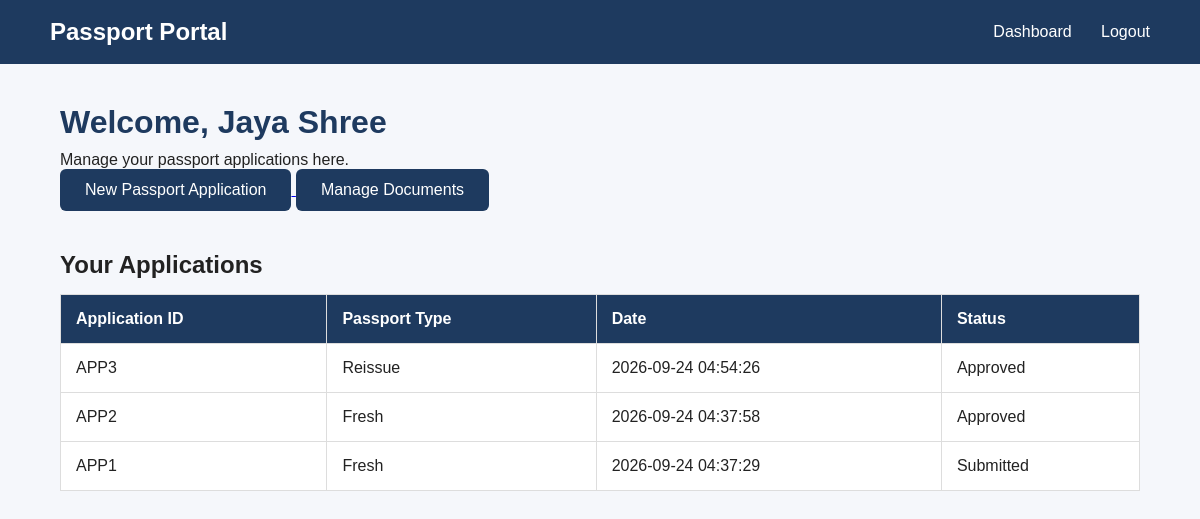
Page /dashboard (signed in) on the committed database.
### tables this page shows
CREATE TABLE applications (
            application_id INTEGER PRIMARY KEY AUTOINCREMENT,
            applicant_id INTEGER NOT NULL,
            passport_type TEXT NOT NULL,
            application_date TIMESTAMP DEFAULT CURRENT_TIMESTAMP,
            status TEXT DEFAULT 'Submitted',

            FOREIGN KEY (applicant_id)
            REFERENCES applicants(applicant_id)
        );

### app.py (the view)
@app.route("/dashboard")
def dashboard():
    if "applicant_id" not in session:
        return redirect("/login")
    conn = get_db()
    applications = conn.execute("""
        SELECT *
        FROM applications
        WHERE applicant_id = ?
        ORDER BY application_date DESC
    """, (session["applicant_id"],)).fetchall()
    conn.close()
    return render_template(
        "dashboard.html",
        applications=applications
    )

### app.py (called while the page is built)
def get_db():
    conn = sqlite3.connect(DATABASE)
    conn.row_factory = sqlite3.Row
    return conn

### templates/dashboard.html (shortened to what this page needs)
<!DOCTYPE html>
<html>
<head>
    <link rel="stylesheet"
          href="{{ url_for('static', filename='style.css') }}">
</head>
<body>
<div class="navbar">
    <h2>Passport Portal</h2>
    <div>
        <a href="/dashboard">Dashboard</a>
        <a href="/logout">Logout</a>
    </div>
</div>
<div class="dashboard">
    <h1>Welcome, {{ session["name"] }}</h1>
    <p>
        Manage your passport applications here.
    </p>
    <a href="/apply">
        <button>New Passport Application</button>
    </a>
    <a href="/documents">
    <button>Manage Documents</button>
</a>
    <h2>Your Applications</h2>
    <table>
        <tr>
            <th>Application ID</th>
            <th>Passport Type</th>
            <th>Date</th>
            <th>Status</th>
        </tr>
        {% for application in applications %}
        <tr>
            <td>
                APP{{ application["application_id"] }}
            </td>
            <td>
                {{ application["passport_type"] }}
            </td>
            <td>
                {{ application["application_date"] }}
            </td>
            <td>
                {{ application["status"] }}
            </td>
        </tr>
        {% endfor %}
    </table>
</div>
</body>
</html>

### static/style.css (style rules this page uses)
* { box-sizing: border-box; margin: 0; padding: 0; font-family: Arial, sans-serif; }
body { background: #f5f7fb; color: #222; }
.navbar { background: #1e3a5f; color: white; padding: 18px 50px; display: flex; justify-content: space-between; align-items: center; }
.navbar a { color: white; text-decoration: none; margin-left: 25px; }
button { background: #1e3a5f; color: white; border: none; padding: 12px 25px; border-radius: 6px; cursor: pointer; font-size: 16px; }
.dashboard { width: 90%; margin: 40px auto; }
.dashboard h1 { color: #1e3a5f; margin-bottom: 10px; }
.dashboard h2 { margin-top: 40px; margin-bottom: 15px; }
table { width: 100%; background: white; border-collapse: collapse; }
th, td { padding: 15px; border: 1px solid #ddd; text-align: left; }
th { background: #1e3a5f; color: white; }

### rows in the picture
applications: application_id "3", passport_type "Reissue", application_date "2026-09-24 04:54:26", status "Approved"
applications: application_id "2", passport_type "Fresh", application_date "2026-09-24 04:37:58", status "Approved"
applications: application_id "1", passport_type "Fresh", application_date "2026-09-24 04:37:29", status "Submitted"

### other values in the picture
{{ session["name"] }} "Jaya Shree"
